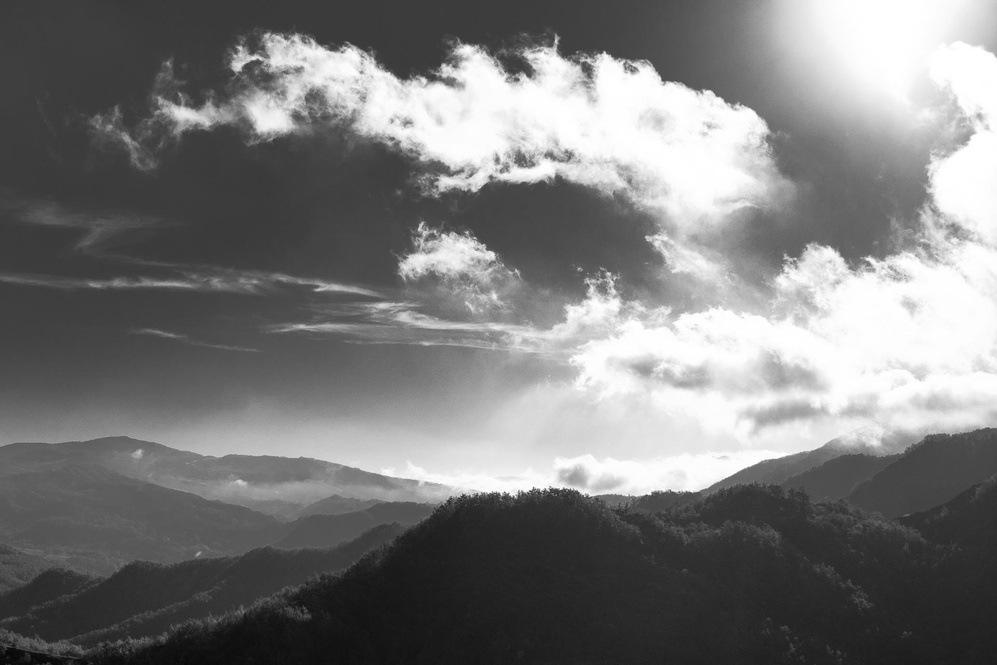
#> input picture Semana 4/Lista 03/pretoBranco.jpg, 997 x 665 px, shrunk from 1920 x 1280 before the run
$ python exercicio02.py
#> lines starting #> are read from the running program, lines starting #| are printed output that depends on the picture
# 02) O que significa a correção gama de uma imagem?
#     Gamma é o valor relativo de claro e escuro da imagem.
#     O que se percebe como resultado para valores de gama menores do que 1? E para valores maiores do que 1?
#     Em valores menores que 1 nota-se que as imagens são mais claras. Maiores que 1 as imagens ficam mais escuras.

#Imagem colorida
from PIL import Image

gamma = [0.25, 0.5, 1, 2, 3]

img = Image.open('pretoBranco.jpg')
#> img is the input picture: PIL image 997x665 RGB; min 5, max 255, mean 122.6
matriz = img.load()

for i in range (img.size[0]):
    for j in range (img.size[1]):
        r = int((matriz[i, j][0]/255) ** gamma[0] * 255)
        g = int((matriz[i, j][1]/255) ** gamma[0] * 255)
        b = int((matriz[i, j][2]/255) ** gamma[0] * 255)

        matriz[i, j] = (r, g, b)

img.save('pretoBranco0pt25.jpg')

img = Image.open('pretoBranco.jpg')
matriz = img.load()

for i in range (img.size[0]):
    for j in range (img.size[1]):
        r = int((matriz[i, j][0]/255) ** gamma[1] * 255)
        g = int((matriz[i, j][1]/255) ** gamma[1] * 255)
        b = int((matriz[i, j][2]/255) ** gamma[1] * 255)

        matriz[i, j] = (r, g, b)

img.save('pretoBranco0pt5.jpg')
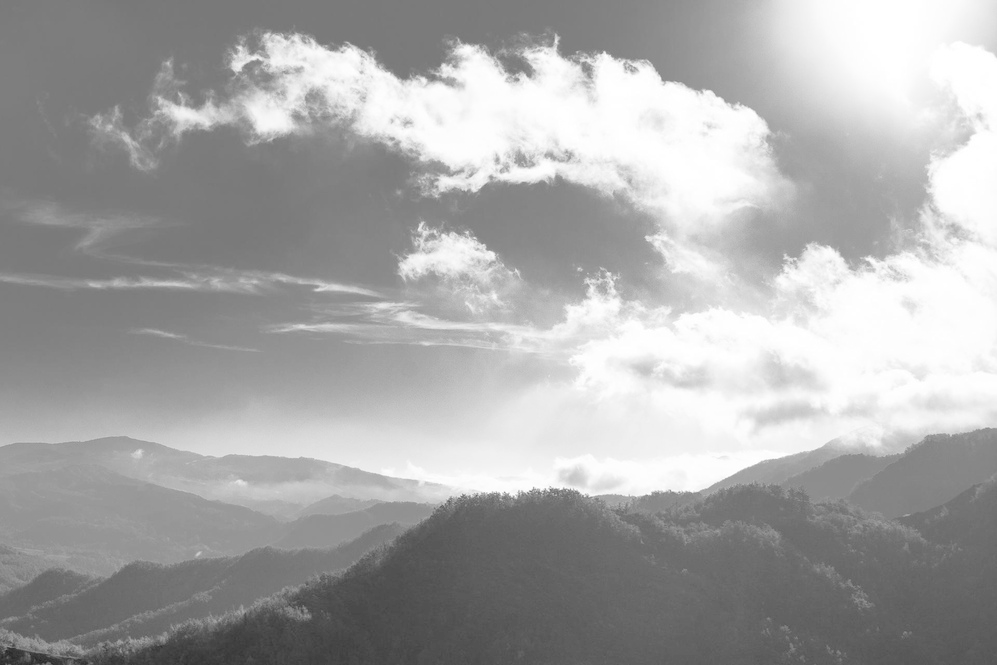
#> saved as pretoBranco0pt5.jpg: PIL image 997x665 RGB; min 35, max 255, mean 167.3

img = Image.open('pretoBranco.jpg')
matriz = img.load()

for i in range (img.size[0]):
    for j in range (img.size[1]):
        r = int((matriz[i, j][0]/255) ** gamma[2] * 255)
        g = int((matriz[i, j][1]/255) ** gamma[2] * 255)
        b = int((matriz[i, j][2]/255) ** gamma[2] * 255)

        matriz[i, j] = (r, g, b)

img.save('pretoBranco1pt0.jpg')

img = Image.open('pretoBranco.jpg')
matriz = img.load()

for i in range (img.size[0]):
    for j in range (img.size[1]):
        r = int((matriz[i, j][0]/255) ** gamma[3] * 255)
        g = int((matriz[i, j][1]/255) ** gamma[3] * 255)
        b = int((matriz[i, j][2]/255) ** gamma[3] * 255)

        matriz[i, j] = (r, g, b)

img.save('pretoBranco2pt0.jpg')

img = Image.open('pretoBranco.jpg')
matriz = img.load()

for i in range (img.size[0]):
    for j in range (img.size[1]):
        r = int((matriz[i, j][0]/255) ** gamma[4] * 255)
        g = int((matriz[i, j][1]/255) ** gamma[4] * 255)
        b = int((matriz[i, j][2]/255) ** gamma[4] * 255)

        matriz[i, j] = (r, g, b)

img.save('pretoBranco3pt0.jpg')
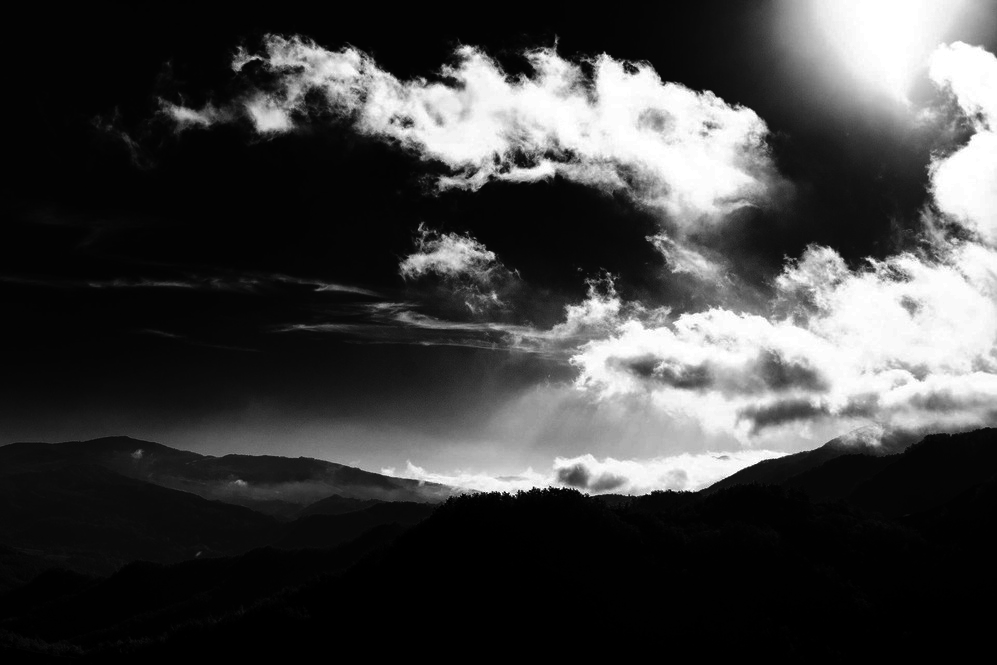
#> saved as pretoBranco3pt0.jpg: PIL image 997x665 RGB; min 0, max 255, mean 65.2


img = Image.open('colorido.jpg')
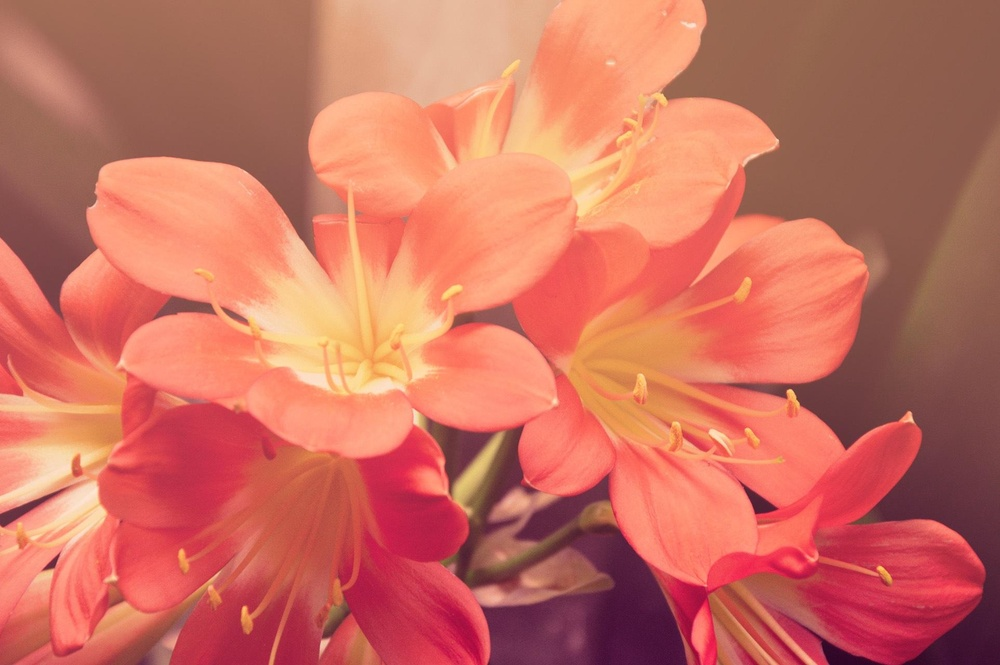
#> input picture Semana 4/Lista 03/colorido.jpg, 1000 x 665 px, shrunk from 1925 x 1280 before the run
#> img is the input picture: PIL image 1000x665 RGB; mean R, G, B 203.2, 111.7, 95.7
matriz = img.load()

for i in range (img.size[0]):
    for j in range (img.size[1]):
        r = int((matriz[i, j][0]/255) ** gamma[0] * 255)
        g = int((matriz[i, j][1]/255) ** gamma[0] * 255)
        b = int((matriz[i, j][2]/255) ** gamma[0] * 255)

        matriz[i, j] = (r, g, b)

img.save('colorido0pt25.jpg')
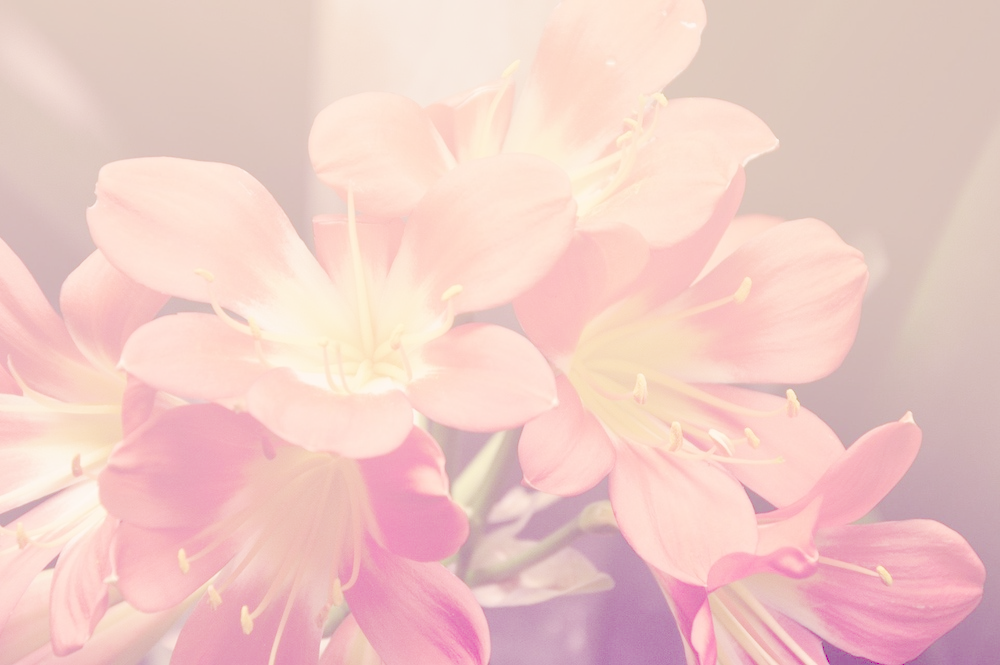
#> saved as colorido0pt25.jpg: PIL image 1000x665 RGB; mean R, G, B 238.7, 203.2, 197.8

img = Image.open('colorido.jpg')
matriz = img.load()

for i in range (img.size[0]):
    for j in range (img.size[1]):
        r = int((matriz[i, j][0]/255) ** gamma[1] * 255)
        g = int((matriz[i, j][1]/255) ** gamma[1] * 255)
        b = int((matriz[i, j][2]/255) ** gamma[1] * 255)

        matriz[i, j] = (r, g, b)

img.save('colorido0pt5.jpg')
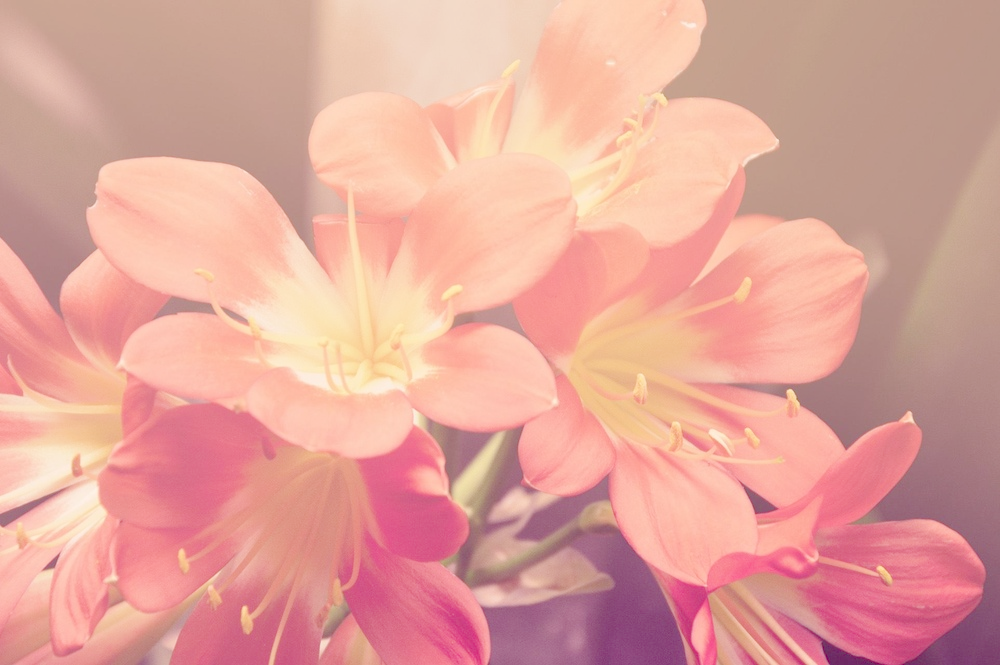
#> saved as colorido0pt5.jpg: PIL image 1000x665 RGB; mean R, G, B 225, 164.3, 154.4

img = Image.open('colorido.jpg')
matriz = img.load()

for i in range (img.size[0]):
    for j in range (img.size[1]):
        r = int((matriz[i, j][0]/255) ** gamma[2] * 255)
        g = int((matriz[i, j][1]/255) ** gamma[2] * 255)
        b = int((matriz[i, j][2]/255) ** gamma[2] * 255)

        matriz[i, j] = (r, g, b)

img.save('colorido1pt0.jpg')

img = Image.open('colorido.jpg')
matriz = img.load()

for i in range (img.size[0]):
    for j in range (img.size[1]):
        r = int((matriz[i, j][0]/255) ** gamma[3] * 255)
        g = int((matriz[i, j][1]/255) ** gamma[3] * 255)
        b = int((matriz[i, j][2]/255) ** gamma[3] * 255)

        matriz[i, j] = (r, g, b)

img.save('colorido2pt0.jpg')
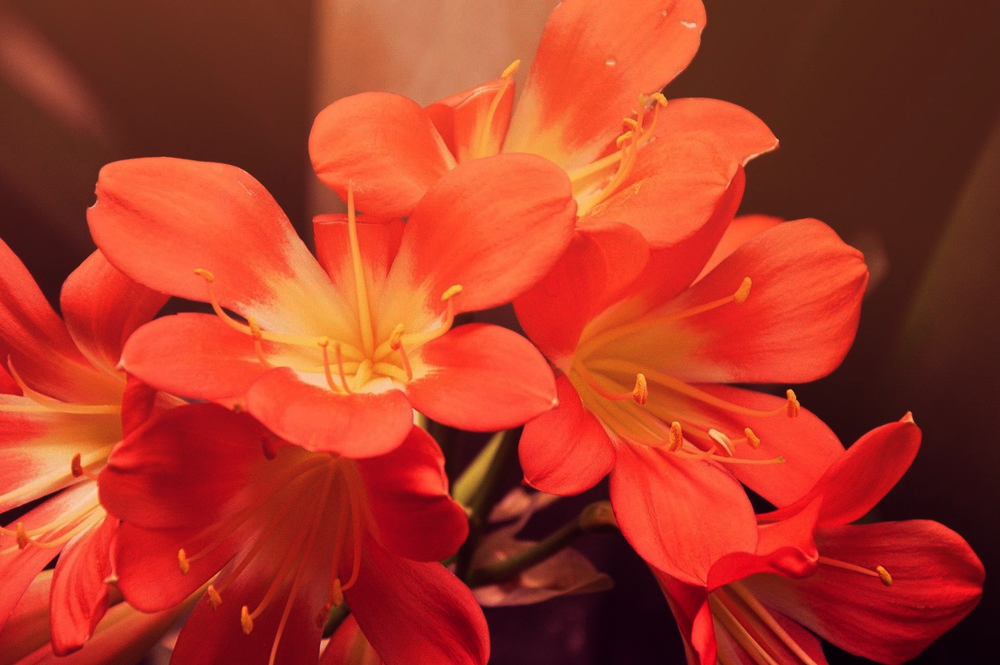
#> saved as colorido2pt0.jpg: PIL image 1000x665 RGB; mean R, G, B 172, 56.5, 38

img = Image.open('colorido.jpg')
matriz = img.load()

for i in range (img.size[0]):
    for j in range (img.size[1]):
        r = int((matriz[i, j][0]/255) ** gamma[4] * 255)
        g = int((matriz[i, j][1]/255) ** gamma[4] * 255)
        b = int((matriz[i, j][2]/255) ** gamma[4] * 255)

        matriz[i, j] = (r, g, b)

img.save('colorido3pt0.jpg')
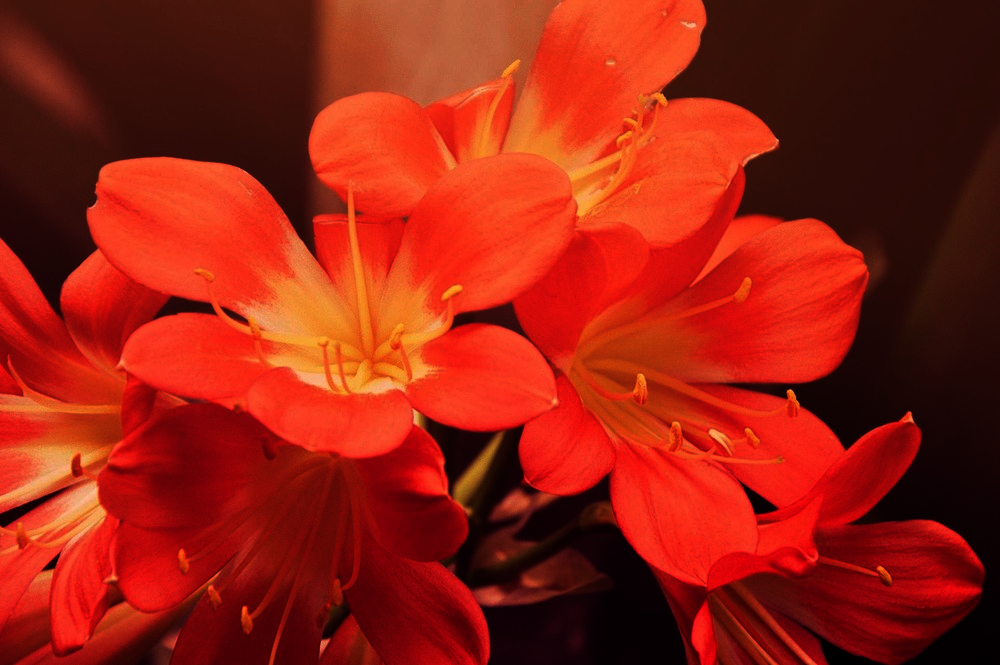
#> saved as colorido3pt0.jpg: PIL image 1000x665 RGB; mean R, G, B 152, 31.6, 16.1
